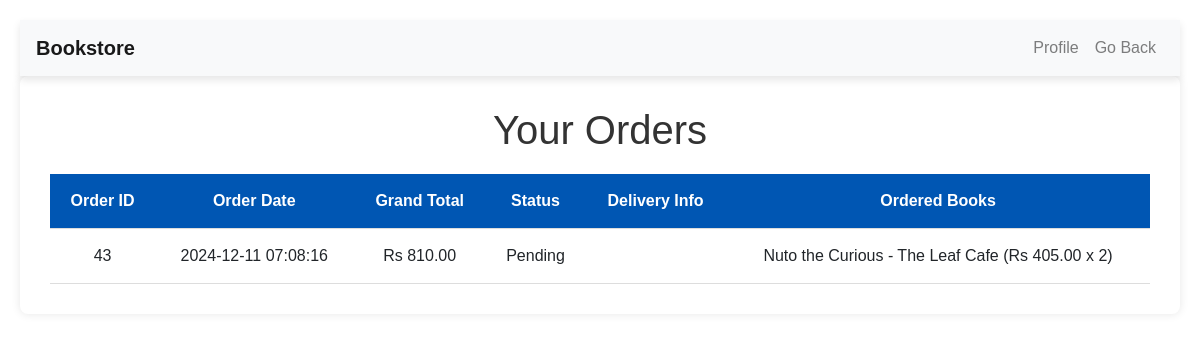
Screenshot of /orderview/customer_order.php (signed in) with the database file from the repository.
### tables this page shows
CREATE TABLE `order_items` (
  `order_item_id` int(11) NOT NULL,
  `order_id` int(11) DEFAULT NULL,
  `bookid` int(11) DEFAULT NULL,
  `name` varchar(255) NOT NULL,
  `price` decimal(10,2) NOT NULL,
  `quantity` int(11) NOT NULL
);

CREATE TABLE `orders` (
  `order_id` int(11) NOT NULL,
  `grand_total` decimal(10,2) NOT NULL,
  `receipt` varchar(255) DEFAULT NULL,
  `order_date` timestamp NOT NULL DEFAULT current_timestamp(),
  `userid` int(11) NOT NULL,
  `status` varchar(50) DEFAULT 'Pending'
);

### orderview/customer_order.php (the view, shortened to what this page needs)
<?php
include('../connect.php');
$profilePage = "../profile.php";
$user_id = $_SESSION['user_id'];
$sql = "SELECT o.*, oi.name AS book_name, oi.price AS book_price, oi.quantity AS book_qty
        FROM orders o
        INNER JOIN order_items oi ON o.order_id = oi.order_id
        WHERE o.userid = ?
        ORDER BY o.order_date DESC";
$stmt = $conn->prepare($sql);
$stmt->bind_param("i", $user_id);
$stmt->execute();
$result = $stmt->get_result();
?>
<!DOCTYPE html>
<html lang="en">
<head>
    <link rel="stylesheet" href="style.css">
    <link rel="stylesheet" href="https://stackpath.bootstrapcdn.com/bootstrap/4.5.2/css/bootstrap.min.css">
</head>
<body>
<nav class="navbar navbar-expand-lg navbar-light bg-light">
        <a class="navbar-brand" href="#">Bookstore</a>
        <div class="navbar-nav ml-auto">
            <a class="nav-item nav-link" href="<?php echo $profilePage; ?>">Profile</a>
            <a class="nav-item nav-link" href="javascript:history.back()">Go Back</a>
        </div>
    </nav>
<div class="order-container">
    <h1>Your Orders</h1>
    <?php if ($result->num_rows > 0): ?>
        <table class="order-table">
            <thead>
                <tr>
                    <th>Order ID</th>
                    <th>Order Date</th>
                    <th>Grand Total</th>
                    <th>Status</th>
                    <th>Delivery Info</th>
                    <th>Ordered Books</th>
                </tr>
            </thead>
            <tbody>
                <?php
                $orders = [];
                while ($order = $result->fetch_assoc()) {
                    $order_id = $order['order_id'];
                    if (!isset($orders[$order_id])) {
                        $orders[$order_id] = $order;
                        $orders[$order_id]['items'] = [];
                    }
                    $orders[$order_id]['items'][] = [
                        'name' => $order['book_name'],
                        'price' => $order['book_price'],
                        'quantity' => $order['book_qty']
                    ];
                }
                foreach ($orders as $order) {
                 ?>
                <tr>
                    <td><?php echo $order['order_id']; ?></td>
                    <td><?php echo $order['order_date']; ?></td>
                    <td>Rs <?php echo $order['grand_total']; ?></td>
                    <td class="<?php echo ($order['status'] == 'Delivered') ? 'status-delivered' : (($order['status'] == 'Rejected') ? 'status-rejected' : ''); ?>">
                     <?php echo $order['status']; ?>
                        </td>
                    <td>
                    </td>
                    <td>
                    <?php
                    foreach ($order['items'] as $item) {
                        echo $item['name'] . ' (Rs ' . $item['price'] . ' x ' . $item['quantity'] . ')<br>';
                    }
                ?>
  </td>
                </tr>
                <?php
            }
            ?>
            </tbody>
        </table>
    <?php else: ?>
        <p>You have not placed any orders yet.</p>
    <?php endif; ?>
</div>
</body>
</html>

### orderview/style.css (style rules this page uses)
* { margin: 0; padding: 0; box-sizing: border-box; font-family: Arial, sans-serif; }
body { background-color: #f4f6f9; align-items: center; justify-content: center; min-height: 100vh; padding: 20px; color: #333; }
h1 { font-size: 24px; margin-bottom: 20px; color: #333; text-align: center; }
.order-container { background: #fff; border-radius: 8px; box-shadow: 0 0 10px rgba(0, 0, 0, 0.1); padding: 30px; width: 100%; margin: 0 auto; }
.order-table { width: 100%; border-collapse: collapse; margin-top: 20px; }
.order-table th, .order-table td { padding: 15px; text-align: center; font-size: 16px; border-bottom: 1px solid #ddd; }
.order-table th { background-color: #0056b3; color: white; }
a { color: #0056b3; text-decoration: none; font-weight: bold; }
.navbar { position: fixed; top: 0; width: 100%; z-index: 1000; background-color: #f8f9fa; box-shadow: 0 4px 8px rgba(0, 0, 0, 0.1); }
.navbar-brand { font-weight: bold; color: #333; }
.navbar-nav .nav-link { color: #333; font-weight: 500; }

### rows the page displays
order_items: order.order_id "43", order.order_date "2024-12-11 07:08:16", order.grand_total "810.00", order.status "Pending", name "Nuto the Curious - The Leaf Cafe", price "405.00", quantity "2"
